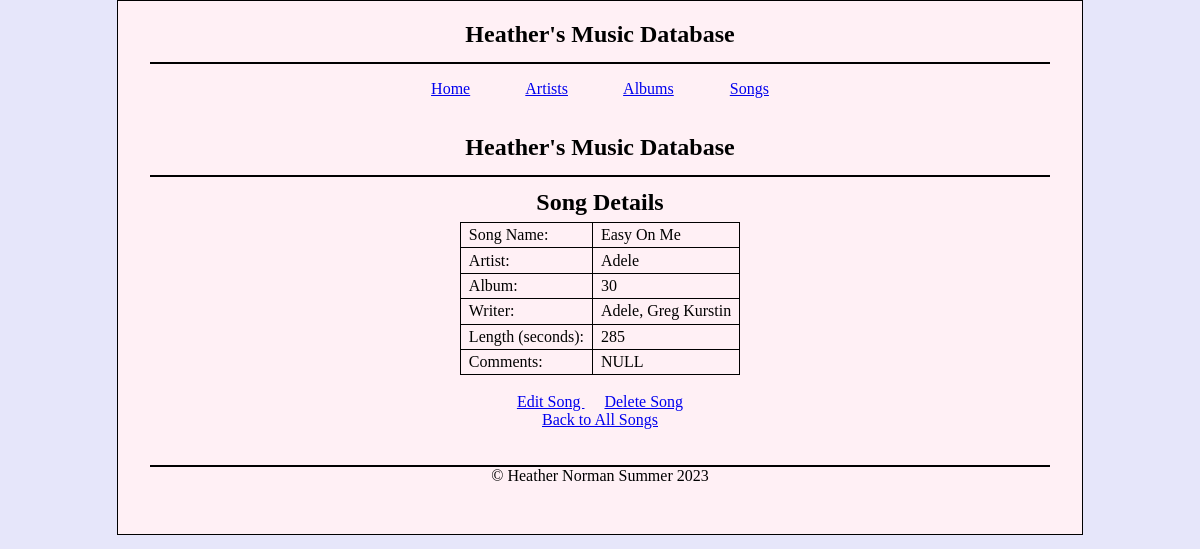
Page /songs/song_details.php?song_id=2 on the committed database.
### tables this page shows
CREATE TABLE songs ( 
	song_id INT NOT NULL PRIMARY KEY AUTO_INCREMENT , 
	songname VARCHAR(50) NOT NULL , 
	artist_id INT NOT NULL , 
	album_id INT NOT NULL  , 
	lengthinseconds INT NOT NULL , 
	comments TEXT NULL , 
	writername VARCHAR(500) NOT NULL , 
  FOREIGN KEY (artist_id) REFERENCES artists(artist_id),
  FOREIGN KEY (album_id) REFERENCES albums(album_id)
);

CREATE TABLE artists ( 
	artist_id INT NOT NULL PRIMARY KEY AUTO_INCREMENT , 
	stagename VARCHAR(50) NULL , 
	birthname VARCHAR(50) NOT NULL , 
	DOB DATE NOT NULL , 
	hometown VARCHAR(50) NULL , 
	DOD DATE NULL , 
	funfact TEXT NOT NULL 
);

CREATE TABLE albums ( 
	album_id INT NOT NULL PRIMARY KEY AUTO_INCREMENT , 
	albumname VARCHAR(50) NOT NULL , 
	artist_id INT NOT NULL , 
	recordlabel VARCHAR(50) NOT NULL , 
	genre_id INT NOT NULL , 
	releasedate DATE NOT NULL , 
	notablefact TEXT NULL,
  FOREIGN KEY (artist_id) REFERENCES artists(artist_id),
	FOREIGN KEY (genre_id) REFERENCES genres(genre_id)
 );

### songs/song_details.php (the view, shortened to what this page needs)
<?php
require '../database.php';
function get_song_details($song_id)
{
    global $connection;
    $song_details_query = 'SELECT song_id, songname, stagename, albumname, lengthinseconds, comments, writername
                        FROM songs
                            JOIN albums ON songs.album_id = albums.album_id
                            JOIN artists ON albums.artist_id = artists.artist_id
                            WHERE song_id = :song_id';
    $statement = $connection->prepare($song_details_query);
    $statement->bindParam(':song_id', $song_id, PDO::PARAM_INT);
    $statement->execute();
    $song_details = $statement->fetch(PDO::FETCH_OBJ);
    return $song_details;
}
if (isset($_GET['song_id'])) {
    $song_id = $_GET['song_id'];
    $song_details = get_song_details($song_id);
} else {
    header("Location: ../error.php");
    exit();
}
?>
<!DOCTYPE html>
<html>
    <link rel="stylesheet" type="text/css" href="../main.css">
</head>
    <center>
        <header>
            <h1>
                <font color=black>Heather's Music Database
            </h1>
        </header>
    </center>
    <div id="main">
        <center>
            <p>
        <a href="../index.php">Home</a>
        <a href="../artists/allartists.php">Artists</a>
        <a href="../albums/allalbums.php">Albums</a>
        <a href="../songs/allsongs.php">Songs</a>
            </p>
        </center>
    </div>
<head>
    <link rel="stylesheet" type="text/css" href="../main.css">
</head>
<body>
    <div id="main">
        <header><center>
            <h1><font color="black">Heather's Music Database</h1></font>
        </header>
        <div class="body">
            <h1 class="table_header"><font color="black"><center>Song Details</h1></center></font>
            <center>
                <table>
                    <tbody>
                        <tr>
                            <td>Song Name:</td>
                            <td><?= $song_details->songname; ?></td>
                        </tr>
                        <tr>
                            <td>Artist:</td>
                            <td><?= $song_details->stagename; ?></td>
                        </tr>
                        <tr>
                            <td>Album:</td>
                            <td><?= $song_details->albumname; ?></td>
                        </tr>
                        <tr>
                            <td>Writer:</td>
                            <td><?= $song_details->writername; ?></td>
                        </tr>
                        <tr>
                            <td>Length (seconds):</td>
                            <td><?= $song_details->lengthinseconds; ?></td>
                        </tr>
                        <tr>
                            <td>Comments:</td>
                            <td><?= $song_details->comments; ?></td>
                        </tr>
                    </tbody>
                </table>
            </center>
        </div>
    </div>
</body>
</html>
<br>   <center>
            <a href="../songs/edit_song.php?song_id=<?= $song_details->song_id; ?>">
                Edit Song
            </a>
            <a href="../songs/delete_song.php?song_id=<?= $song_details->song_id; ?>" onclick="return confirm('Are you sure you want to delete this song?');">
                Delete Song
            </a>
            <br>
                    <a href="../songs/allsongs.php">Back to All Songs</a></center>
</body>
</html>
    <footer>
        <center>&copy; Heather Norman Summer 2023 </center>
        <br><br>
    </footer>

### main.css (style rules this page uses)
html { background: #e6e6fa; }
body { font-family: Franklin gothic medium; background: #fff0f5; width: 900px; margin: 0 auto; padding: 0 2em; border: 1px solid black; }
header { border-bottom: 2px solid black; padding: .5em 0; }
h1 { color: white; }
footer { clear: both; border-top: 2px solid black; }
h1 { font-size: 150%; margin: 0; padding: .5em 0 .25em; }
h1, h2 { color: rgb(208, 133, 4); }
table { border: 1px solid #000000; border-collapse: collapse; max-width: 100%; }
td, th { border: 1px solid #000000; padding: .2em .5em .2em .5em; vertical-align: top; text-align: left; }

### rows in the picture
songs: songname "Easy On Me", artist.stagename "Adele", album.albumname "30", writername "Adele, Greg Kurstin", lengthinseconds "285", comments "NULL"
